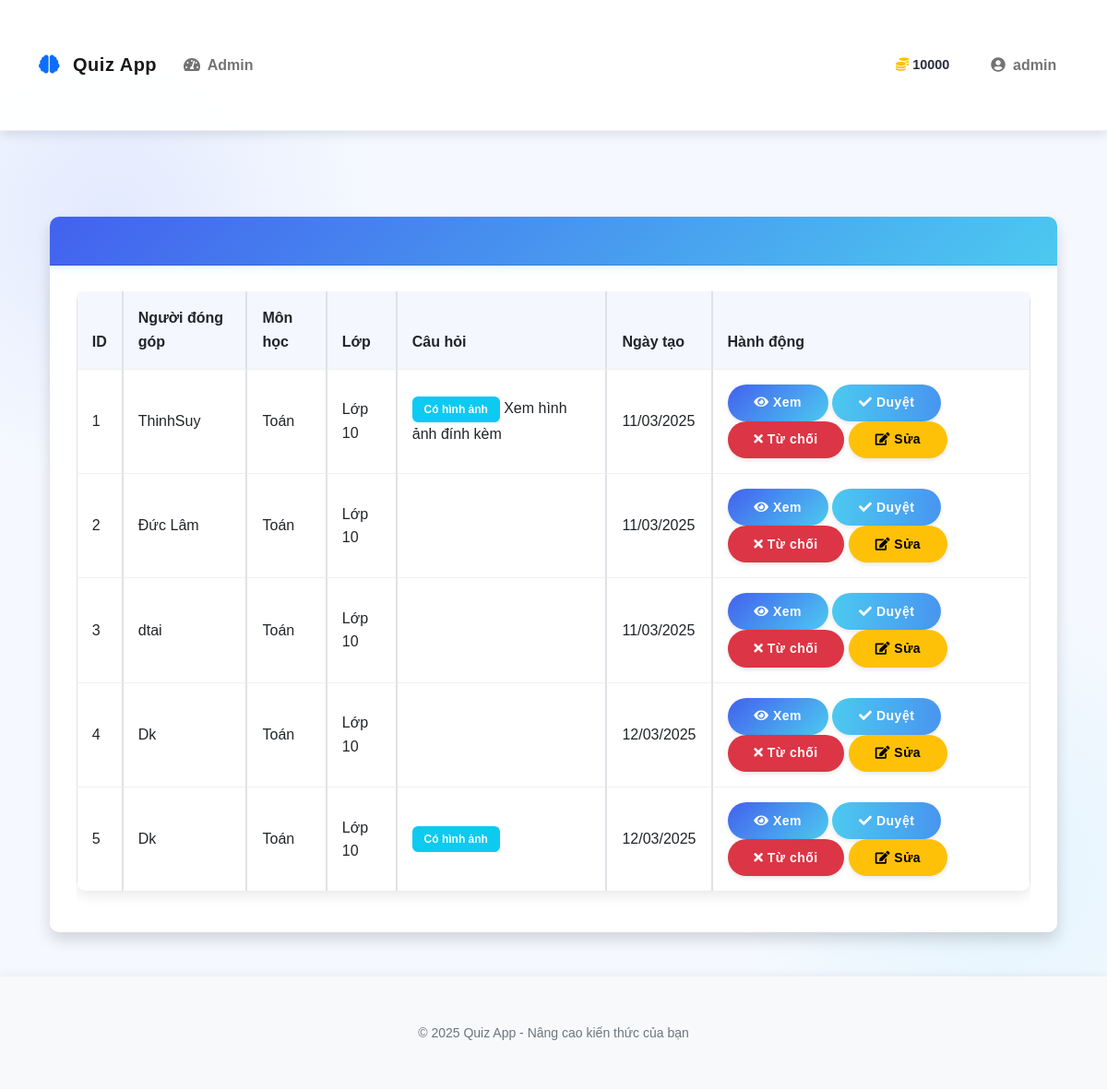
The page /admin_contributions (signed in) on the database its author committed.
### models.py (models this page shows, shortened)
class User(UserMixin, db.Model):
    id = db.Column(db.Integer, primary_key=True)
    username = db.Column(db.String(64), unique=True, nullable=False)
    email = db.Column(db.String(120), unique=True, nullable=False)
    password_hash = db.Column(db.String(256))
    coins = db.Column(db.Integer, default=10)  # New users start with 10 coins
    experience = db.Column(db.Integer, default=0)  # Experience points
    rank = db.Column(db.String(50), default='Newbie')
    is_admin = db.Column(db.Boolean, default=False)
    contributions = db.relationship('Contribution', backref='author', lazy=True)
    inventory_items = db.relationship('InventoryItem', backref='owner', lazy=True)
    achievements = db.relationship('UserAchievement', backref='user', lazy=True)
    daily_quests = db.relationship('UserDailyQuest', backref='user', lazy=True)
    total_questions_answered = db.Column(db.Integer, default=0)
    correct_answers = db.Column(db.Integer, default=0)
    easy_questions_completed = db.Column(db.Integer, default=0)
    medium_questions_completed = db.Column(db.Integer, default=0)
    hard_questions_completed = db.Column(db.Integer, default=0)
    daily_quest_points = db.Column(db.Integer, default=0)
    daily_streak = db.Column(db.Integer, default=0)
    last_daily_login = db.Column(db.Date, nullable=True)

class Contribution(db.Model):
    id = db.Column(db.Integer, primary_key=True)
    subject = db.Column(db.String(100), nullable=False)
    grade = db.Column(db.Integer, nullable=False)
    question = db.Column(db.Text, nullable=False)
    question_image_url = db.Column(db.String(255), nullable=True)
    option_a = db.Column(db.String(200), nullable=False)
    option_b = db.Column(db.String(200), nullable=False)
    option_c = db.Column(db.String(200), nullable=False)
    option_d = db.Column(db.String(200), nullable=False)
    correct_answer = db.Column(db.String(1), nullable=False)
    explanation = db.Column(db.Text, nullable=True)
    explanation_image_url = db.Column(db.String(255), nullable=True)
    approved = db.Column(db.Boolean, default=False)
    user_id = db.Column(db.Integer, db.ForeignKey('user.id'), nullable=False)
    created_at = db.Column(db.DateTime, default=datetime.utcnow)

### app.py (the view)
@app.route('/admin_contributions')
@login_required
def admin_contributions():
    if not current_user.is_admin:
        abort(403)
    from models import Contribution
    contributions = Contribution.query.all()
    return render_template('admin/contributions.html', contributions=contributions)

### app.py (called while the page is built)
@login_manager.user_loader
def load_user(user_id):
    from models import User
    return User.query.get(int(user_id))

### templates/admin/contributions.html (shortened to what this page needs)
{% extends "base.html" %}
{% block content %}
<div class="container-fluid">
    {% if contributions %}
    <div class="card shadow mb-4">
        <div class="card-header py-3">
        </div>
        <div class="card-body">
            <div class="table-responsive">
                <table class="table table-bordered" id="dataTable" width="100%" cellspacing="0">
                    <thead>
                        <tr>
                            <th>ID</th>
                            <th>Người đóng góp</th>
                            <th>Môn học</th>
                            <th>Lớp</th>
                            <th>Câu hỏi</th>
                            <th>Ngày tạo</th>
                            <th>Hành động</th>
                        </tr>
                    </thead>
                    <tbody>
                        {% for contribution in contributions %}
                        <tr>
                            <td>{{ contribution.id }}</td>
                            <td>{{ contribution.author.username }}</td>
                            <td>{{ contribution.subject }}</td>
                            <td>Lớp {{ contribution.grade }}</td>
                            <td>
                                {% if contribution.question_image_url %}
                                <span class="badge bg-info">Có hình ảnh</span>
                                {% endif %}
                                {{ contribution.question[:50] }}{% if contribution.question|length > 50 %}...{% endif %}
                            </td>
                            <td>{{ contribution.created_at.strftime('%d/%m/%Y') }}</td>
                            <td>
                                <button class="btn btn-primary btn-sm" data-bs-toggle="modal" data-bs-target="#viewModal{{ contribution.id }}">
                                    <i class="fas fa-eye"></i> Xem
                                </button>
                                <button class="btn btn-success btn-sm" data-bs-toggle="modal" data-bs-target="#approveModal{{ contribution.id }}">
                                    <i class="fas fa-check"></i> Duyệt
                                </button>
                                <button class="btn btn-danger btn-sm" data-bs-toggle="modal" data-bs-target="#rejectModal{{ contribution.id }}">
                                    <i class="fas fa-times"></i> Từ chối
                                </button>
                                <button class="btn btn-warning btn-sm" data-bs-toggle="modal" data-bs-target="#editModal{{ contribution.id }}">
                                    <i class="fas fa-edit"></i> Sửa
                                </button>
                            </td>
                        </tr>
                        {% endfor %}
                    </tbody>
                </table>
            </div>
        </div>
    </div>
    {% else %}
    <div class="alert alert-info">
        <p>Không có câu hỏi nào đang chờ phê duyệt.</p>
    </div>
    {% endif %}
</div>
{% endblock %}

### templates/base.html (shortened to what this page needs)
<!DOCTYPE html>
<html lang="en">
<head>
    <link href="https://cdn.jsdelivr.net/npm/bootstrap@5.0.2/dist/css/bootstrap.min.css" rel="stylesheet">
    <link rel="stylesheet" href="https://cdnjs.cloudflare.com/ajax/libs/font-awesome/5.15.3/css/all.min.css">
    <link href="https://unpkg.com/aos@2.3.1/dist/aos.css" rel="stylesheet">
    <link rel="stylesheet" href="{{ url_for('static', filename='css/style.css') }}">
    <link rel="stylesheet" href="{{ url_for('static', filename='css/rank_frames.css') }}">
    <link rel="stylesheet" href="{{ url_for('static', filename='css/customization.css') }}">
    <link rel="stylesheet" href="{{ url_for('static', filename='css/achievements.css') }}">
    <link rel="stylesheet" href="{{ url_for('static', filename='css/quests.css') }}">
    <link rel="stylesheet" href="{{ url_for('static', filename='css/quiz.css') }}">
</head>
<body>
    <nav class="navbar navbar-expand-lg navbar-light sticky-top">
        <div class="container">
            <a class="navbar-brand" href="{{ url_for('homepage') }}">
                <i class="fas fa-brain text-primary me-2"></i> Quiz App
            </a>
            <div class="collapse navbar-collapse" id="navbarNav">
                <ul class="navbar-nav me-auto">
                    {% if current_user.is_authenticated %}
                        {% if current_user.is_admin %}
                            <li class="nav-item">
                                <a class="nav-link" href="{{ url_for('admin_dashboard') }}">
                                    <i class="fas fa-tachometer-alt me-1"></i> Admin
                                </a>
                            </li>
                        {% endif %}
                    {% endif %}
                </ul>
                {% if current_user.is_authenticated %}
                <div class="user-stats d-flex align-items-center me-3">
                    <div class="stat-item d-flex align-items-center me-3">
                        <i class="fas fa-coins text-warning me-1"></i>
                        <span class="fw-bold">{{ current_user.coins }}</span>
                    </div>
                </div>
                <ul class="navbar-nav">
                    <li class="nav-item dropdown">
                        <a class="nav-link dropdown-toggle" href="#" id="userDropdown" role="button" data-bs-toggle="dropdown" aria-expanded="false">
                            <i class="fas fa-user-circle me-1"></i> {{ current_user.username }}
                        </a>
                    </li>
                </ul>
                {% endif %}
            </div>
        </div>
    </nav>
    <div class="container py-4">
        {% block content %}{% endblock %}
    </div>
    <footer class="footer mt-auto py-3 bg-light">
        <div class="container text-center">
            <div class="row">
                <div class="col-md-12">
                    <p class="mb-0 text-muted">
                        <small>© 2025 Quiz App - Nâng cao kiến thức của bạn</small>
                    </p>
                </div>
            </div>
        </div>
    </footer>
</body>
</html>

### static/css/style.css (style rules this page uses)
body { font-family: 'Roboto', sans-serif; color: var(--text-color); background-color: #f5f9ff; background-image: radial-gradient(circle at 10% 20%, rgba(67, 97, 238, 0.1) 0%, transparent 20%), radial-gradient(circle at 90% 80%, rgba(76, 201, 240, 0.1) 0%, transparent 20%); line-height: 1.6; }
.container { padding-top: 2rem; padding-bottom: 2rem; }
.card { border: none; border-radius: var(--border-radius); box-shadow: var(--box-shadow); transition: all 0.4s ease; margin-bottom: 1.5rem; background-color: white; overflow: hidden; position: relative; }
.card::before { content: ''; position: absolute; top: 0; left: 0; width: 100%; height: 4px; background: var(--gradient-bg); opacity: 0; transition: opacity 0.3s ease; }
.card-header { background: var(--gradient-bg); color: white; border-top-left-radius: var(--border-radius); border-top-right-radius: var(--border-radius); font-weight: 600; padding: 1.2rem; letter-spacing: 0.5px; box-shadow: 0 2px 10px rgba(76, 201, 240, 0.2); }
.card-body { padding: 1.8rem; }
.btn { border-radius: 50px; padding: 0.6rem 1.8rem; font-weight: 600; transition: all 0.3s; border: none; letter-spacing: 0.5px; position: relative; overflow: hidden; z-index: 1; }
.btn-primary { background: var(--gradient-bg); box-shadow: 0 4px 10px rgba(67, 97, 238, 0.25);, 213, 0.3); }
.table { border-collapse: separate; border-spacing: 0; width: 100%; border-radius: var(--border-radius); overflow: hidden; box-shadow: var(--box-shadow); }
.table th { background-color: #f8f9fa; font-weight: 600; padding: 1rem; text-align: left; }
.table td { padding: 1rem; vertical-align: middle; border-top: 1px solid #f0f0f0; }
.badge { padding: 0.4rem 0.7rem; font-weight: 500; border-radius: 50px; }
.navbar { box-shadow: 0 4px 15px rgba(0, 0, 0, 0.08); background: rgba(255, 255, 255, 0.95); backdrop-filter: blur(10px); -webkit-backdrop-filter: blur(10px); border-bottom: 1px solid rgba(67, 97, 238, 0.1); }
.navbar-brand { font-weight: 800; color: var(--primary-color); letter-spacing: 0.5px; transition: all 0.3s ease; }
.nav-link { font-weight: 600; color: var(--dark-color); position: relative; padding: 0.6rem 1.2rem; margin: 0 0.3rem; transition: all 0.3s ease; border-radius: 8px; }
.nav-link::after { content: ''; position: absolute; bottom: 5px; left: 50%; width: 0; height: 2px; background: var(--primary-color); transition: all 0.3s; transform: translateX(-50%); opacity: 0; }
.fade-in { animation: fadeIn 0.5s ease forwards; }
.delay-1 { animation-delay: 0.1s; }
:root { --accent-color: #f72585; --info-color: #4895ef; --warning-color: #f8961e; --danger-color: #f94144; --soft-blue: #e8f0fe; --text-secondary: #6c757d; }
body { font-family: 'Nunito', sans-serif; min-height: 100vh; line-height: 1.6; }
.navbar { box-shadow: 0 4px 12px rgba(0, 0, 0, 0.1); padding: 1rem 0; }
.card { overflow: hidden; margin-bottom: 1.5rem; }
.btn { transition: all 0.3s ease; box-shadow: 0 2px 5px rgba(0, 0, 0, 0.1); }
.btn-success { background: linear-gradient(to right, #4cc9f0, #4895ef); border: none; }
.badge { padding: 0.5rem 0.8rem; border-radius: 6px; font-weight: 600; }
.footer { background-color: white; box-shadow: 0 -2px 10px rgba(0, 0, 0, 0.05); padding: 1.5rem 0; margin-top: 3rem; }
.footer .text-muted { color: var(--text-secondary) !important; font-weight: 500; }
.table { border-collapse: separate; border-spacing: 0; width: 100%; }
.table th { background-color: rgba(67, 97, 238, 0.05); font-weight: 600; color: var(--text-primary); padding: 1rem; }
.table td { padding: 1rem; vertical-align: middle; }
.user-stats { font-size: 0.9rem; }
.stat-item { display: flex; align-items: center; }

### static/css/quiz.css (style rules this page uses)
body { transition: background-image 0.5s ease; background-size: cover; background-position: center; background-attachment: fixed; }

### rows shown on the page
User: coins "10000", username "admin"
Contribution: id "1", author.username "ThinhSuy", subject "Toán", grade "10", shows "Có hình ảnh", question "Xem hình ảnh đính kèm", created_at "11/03/2025"
Contribution: id "2", author.username "Đức Lâm", subject "Toán", grade "10", created_at "11/03/2025"
Contribution: id "3", author.username "dtai", subject "Toán", grade "10", created_at "11/03/2025"
Contribution: id "4", author.username "Dk", subject "Toán", grade "10", created_at "12/03/2025"
Contribution: id "5", author.username "Dk", subject "Toán", grade "10", shows "Có hình ảnh", created_at "12/03/2025"
